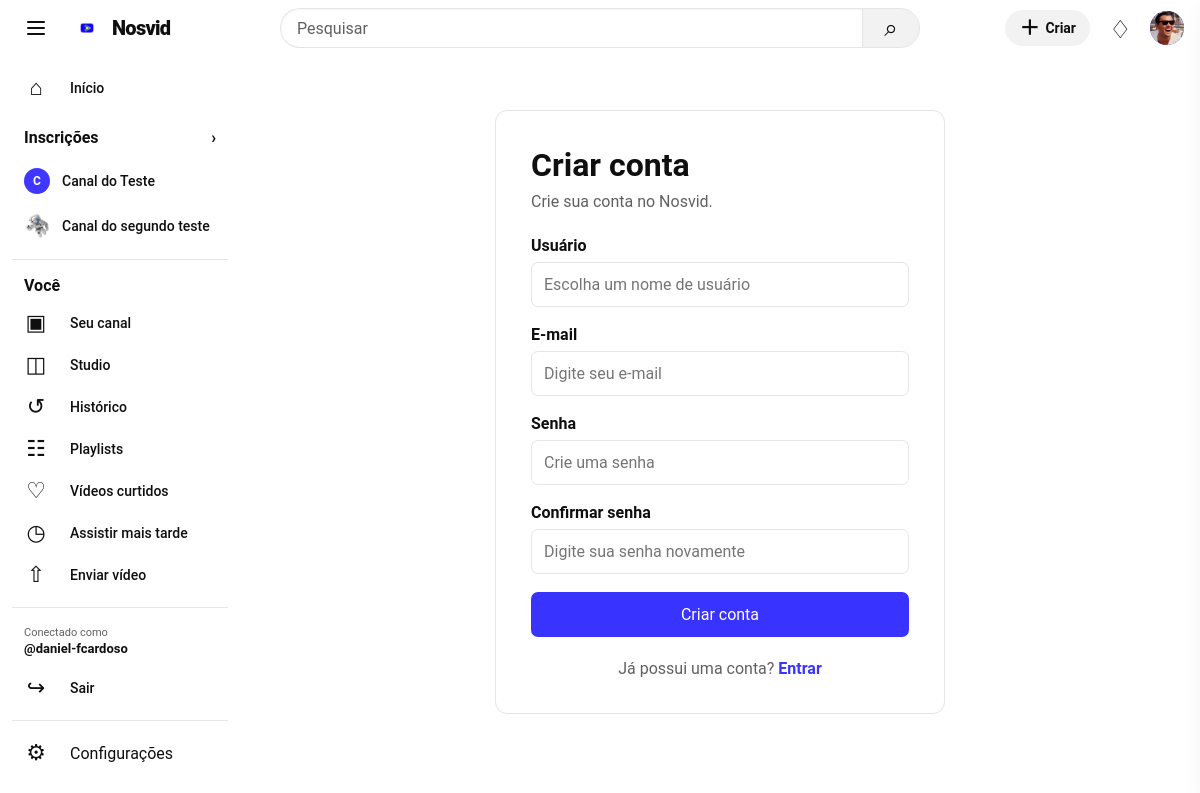
Page /register/ (signed in) on the committed database.
### videos/models.py (models this page shows, shortened)
class User(AbstractUser):
    @property
    def has_channel(self):
        return hasattr(self, "channel")

class Channel(models.Model):
    owner = models.OneToOneField(
        User,
        on_delete=models.CASCADE,
        related_name="channel"
    )
    name = models.CharField(
        max_length=100,
        unique=True
    )
    description = models.TextField(
        blank=True
    )
    avatar = models.ImageField(
        upload_to="channel_avatars/",
        blank=True,
        null=True
    )
    created_at = models.DateTimeField(
        auto_now_add=True
    )

class Subscription(models.Model):
    subscriber = models.ForeignKey(
        User,
        on_delete=models.CASCADE,
        related_name="subscriptions"
    )
    channel = models.ForeignKey(
        Channel,
        on_delete=models.CASCADE,
        related_name="subscribers"
    )
    created_at = models.DateTimeField(
        auto_now_add=True
    )
    class Meta:
        constraints = [
            models.UniqueConstraint(
                fields=["subscriber", "channel"],
                name="unique_channel_subscription"
            )
        ]

### videos/views.py (the view, shortened to what this page needs)
@ensure_csrf_cookie
def register(request):
    return render(
        request,
        "videos/register.html"
    )

### videos/context_processors.py (called while the page is built, shortened)
def notifications_context(request):
    notifications = list(
        Notification.objects.filter(recipient=request.user).select_related(
            "actor", "actor__channel", "video", "comment"
        )[:20]
    )
    subscriptions = list(
        Subscription.objects.filter(subscriber=request.user).select_related(
            "channel", "channel__owner"
        ).order_by("channel__name")[:20]
    )
    return {
        "unread_notifications_count": Notification.objects.filter(recipient=request.user, is_read=False).count(),
        "popup_notifications": notifications,
        "sidebar_subscriptions_primary": subscriptions[:5],
        "sidebar_subscriptions_extra": subscriptions[5:],
        "has_more_subscriptions": len(subscriptions) > 5,
    }

### videos/templates/videos/register.html (shortened to what this page needs)
{% extends "videos/layout.html" %}
{% block body %}
<div class="auth-container">
    <div class="auth-card">
        <h1>Criar conta</h1>
        <p class="auth-subtitle">
            Crie sua conta no Nosvid.
        </p>
        <form method="post">
            <div class="form-group">
                <label for="username">
                    Usuário
                </label>
                <input
                    type="text"
                    id="username"
                    name="username"
                    placeholder="Escolha um nome de usuário"
                    required
                    autofocus
                >
            </div>
            <div class="form-group">
                <label for="email">
                    E-mail
                </label>
                <input
                    type="email"
                    id="email"
                    name="email"
                    placeholder="Digite seu e-mail"
                    required
                >
            </div>
            <div class="form-group">
                <label for="password">
                    Senha
                </label>
                <input
                    type="password"
                    id="password"
                    name="password"
                    placeholder="Crie uma senha"
                    required
                >
            </div>
            <div class="form-group">
                <label for="confirmation">
                    Confirmar senha
                </label>
                <input
                    type="password"
                    id="confirmation"
                    name="confirmation"
                    placeholder="Digite sua senha novamente"
                    required
                >
            </div>
            <button
                type="submit"
                class="primary-button"
            >
                Criar conta
            </button>
        </form>
        <p class="auth-footer">
            Já possui uma conta?
            <a href="{% url 'videos:login' %}">
                Entrar
            </a>
        </p>
    </div>
</div>
{% endblock %}

### videos/templates/videos/layout.html (shortened to what this page needs)
{% load static %}
<!DOCTYPE html>
<html lang="pt-BR">
<head>
    <link
        rel="stylesheet"
        href="{% static 'videos/styles.css' %}"
    >
</head>
<body class="app-shell">
<header class="app-header">
    <div class="app-header-left">
        <button
            type="button"
            id="sidebar-toggle"
            class="icon-button menu-button"
            aria-label="Abrir ou fechar menu"
            aria-expanded="true"
        >
            <span></span>
            <span></span>
            <span></span>
        </button>
        <a
            href="{% url 'videos:index' %}"
            class="nosvid-brand"
            aria-label="Nosvid - Início"
        >
            <img
                src="{% static 'videos/images/logo-nosvid.png' %}"
                alt="Nosvid"
                class="nosvid-logo"
            >
            <span class="nosvid-brand-name">
                Nosvid
            </span>
        </a>
    </div>
    <form
        action="{% url 'videos:search' %}"
        method="get"
        class="search-form header-search"
    >
        <div class="header-search-box">
            <input
                type="search"
                name="q"
                placeholder="Pesquisar"
                value="{{ request.GET.q }}"
                aria-label="Pesquisar"
            >
            <button
                type="submit"
                class="search-button header-search-button"
                aria-label="Buscar"
            >
                <span aria-hidden="true">
                    ⌕
                </span>
            </button>
        </div>
    </form>
    <div class="app-header-actions">
        {% if user.is_authenticated %}
            {% if user.has_channel %}
                <a
                    href="{% url 'videos:upload' %}"
                    class="create-content-button"
                >
                    <span class="create-content-plus">
                        ＋
                    </span>
                    <span>
                        Criar
                    </span>
                </a>
            {% endif %}
            <button
                type="button"
                id="notifications-open"
                class="header-notification-link"
                aria-label="Abrir notificações"
                aria-expanded="false"
            >
                <span
                    class="header-notification-icon"
                    aria-hidden="true"
                >
                    ♢
                </span>
            </button>
            {% if user.has_channel and user.channel.avatar %}
                <a
                    href="{% url 'videos:channel' user.username %}"
                    class="header-profile-button"
                    aria-label="Meu canal"
                >
                    <img
                        src="{{ user.channel.avatar.url }}"
                        alt="@{{ user.username }}"
                    >
                </a>
            {% endif %}
        {% endif %}
    </div>
</header>
{% if user.is_authenticated %}
    <div
        id="notifications-backdrop"
        class="notifications-backdrop"
        aria-hidden="true"
    ></div>
{% endif %}
<aside
    id="app-sidebar"
    class="app-sidebar"
    aria-label="Navegação principal"
>
    <nav class="sidebar-nav">
        <div class="sidebar-group">
            <a
                href="{% url 'videos:index' %}"
                class="sidebar-item {% if request.resolver_match.url_name == 'index' %}active{% endif %}"
            >
                <span class="sidebar-icon">
                    ⌂
                </span>
                <span class="sidebar-label">
                    Início
                </span>
            </a>
            {% if user.is_authenticated %}
                <div class="sidebar-subscriptions-section">
                    <a
                        href="{% url 'videos:subscriptions' %}"
                        class="sidebar-subscriptions-title {% if request.resolver_match.url_name == 'subscriptions' %}active{% endif %}"
                    >
                        <span>
                            Inscrições
                        </span>
                        <span aria-hidden="true">
                            ›
                        </span>
                    </a>
                    {% for subscription in sidebar_subscriptions_primary %}
                        <a
                            href="{% url 'videos:channel' subscription.channel.owner.username %}"
                            class="sidebar-channel-item"
                        >
                            {% if subscription.channel.avatar %}
                                <img
                                    src="{{ subscription.channel.avatar.url }}"
                                    alt="{{ subscription.channel.name }}"
                                    class="sidebar-channel-avatar"
                                >
                            {% else %}
                                <span class="sidebar-channel-avatar sidebar-channel-avatar-placeholder">
                                    {{ subscription.channel.name|first|upper }}
                                </span>
                            {% endif %}
                            <span class="sidebar-channel-name">
                                {{ subscription.channel.name }}
                            </span>
                        </a>
                    {% empty %}
                        <p class="sidebar-subscriptions-empty">
                            Você ainda não segue canais.
                        </p>
                    {% endfor %}
                </div>
            {% endif %}
        </div>
        {% if user.is_authenticated %}
            <div class="sidebar-divider"></div>
            <div class="sidebar-group">
                <p class="sidebar-section-title">
                    Você
                </p>
                {% if user.has_channel %}
                    <a
                        href="{% url 'videos:channel' user.username %}"
                        class="sidebar-item {% if request.resolver_match.url_name == 'channel' and request.resolver_match.kwargs.username == user.username %}active{% endif %}"
                    >
                        <span class="sidebar-icon">
                            ▣
                        </span>
                        <span class="sidebar-label">
                            Seu canal
                        </span>
                    </a>
                    <a href="{% url 'videos:studio' %}" class="sidebar-item {% if request.resolver_match.url_name == 'studio' %}active{% endif %}">
                        <span class="sidebar-icon">◫</span>
                        <span class="sidebar-label">Studio</span>
                    </a>
                {% endif %}
                <a
                    href="{% url 'videos:history' %}"
                    class="sidebar-item {% if request.resolver_match.url_name == 'history' %}active{% endif %}"
                >
                    <span class="sidebar-icon">
                        ↺
                    </span>
                    <span class="sidebar-label">
                        Histórico
                    </span>
                </a>
                <a
                    href="{% url 'videos:playlists' %}"
                    class="sidebar-item {% if 'playlist' in request.resolver_match.url_name %}active{% endif %}"
                >
                    <span class="sidebar-icon">
                        ☷
                    </span>
                    <span class="sidebar-label">
                        Playlists
                    </span>
                </a>
                <a
                    href="{% url 'videos:liked_videos' %}"
                    class="sidebar-item {% if request.resolver_match.url_name == 'liked_videos' %}active{% endif %}"
                >
                    <span class="sidebar-icon">
                        ♡
                    </span>
                    <span class="sidebar-label">
                        Vídeos curtidos
                    </span>
                </a>
                <a
                    href="{% url 'videos:watch_later' %}"
                    class="sidebar-item {% if request.resolver_match.url_name == 'watch_later' %}active{% endif %}"
                >
                    <span class="sidebar-icon">
                        ◷
                    </span>
                    <span class="sidebar-label">
                        Assistir mais tarde
                    </span>
                </a>
                {% if user.has_channel %}
                    <a
                        href="{% url 'videos:upload' %}"
                        class="sidebar-item {% if request.resolver_match.url_name == 'upload' %}active{% endif %}"
                    >
                        <span class="sidebar-icon">
                            ⇧
                        </span>
                        <span class="sidebar-label">
                            Enviar vídeo
                        </span>
                    </a>
                {% endif %}
            </div>
            <div class="sidebar-divider"></div>
            <div class="sidebar-group sidebar-account-group">
                <div class="sidebar-account">
                    <span class="sidebar-account-label">
                        Conectado como
                    </span>
                    <strong class="sidebar-account-user">
                        @{{ user.username }}
                    </strong>
                </div>
                <a
                    href="{% url 'videos:logout' %}"
                    class="sidebar-item"
                >
                    <span class="sidebar-icon">
                        ↪
                    </span>
                    <span class="sidebar-label">
                        Sair
                    </span>
                </a>
            </div>
        {% endif %}
        <div class="sidebar-divider"></div>
        <button
            type="button"
            id="settings-open"
            class="sidebar-item sidebar-button"
        >
            <span class="sidebar-icon">
                ⚙
            </span>
            <span class="sidebar-label">
                Configurações
            </span>
        </button>
    </nav>
</aside>
<main class="app-main">
    <div class="container app-content">
        {% block body %}
        {% endblock %}
    </div>
</main>
</body>
</html>

### rows in the picture
User: channel.avatar (picture), username "daniel-fcardoso"
Subscription: channel.name|first "C", channel.name "Canal do Teste"
Subscription: channel.avatar (picture), channel.name "Canal do segundo teste"
